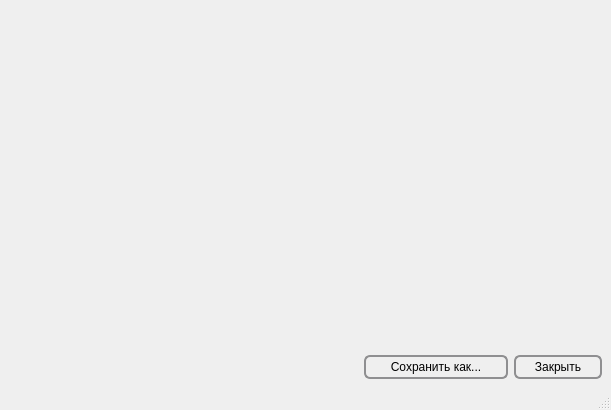
<?xml version="1.0" encoding="UTF-8"?>
<ui version="4.0">
 <class>SomeWindow</class>
 <widget class="QMainWindow" name="SomeWindow">
  <property name="geometry">
   <rect>
    <x>0</x>
    <y>0</y>
    <width>611</width>
    <height>410</height>
   </rect>
  </property>
  <property name="windowTitle">
   <string>MainWindow</string>
  </property>
  <widget class="QWidget" name="centralwidget">
   <layout class="QVBoxLayout" name="verticalLayout">
    <item>
     <layout class="QGridLayout" name="gridLayout">
      <item row="1" column="2">
       <widget class="QPushButton" name="pushButton_close">
        <property name="styleSheet">
         <string notr="true"> QPushButton {
     border: 2px solid #8f8f91;
     border-radius: 6px;
     background-color: qlineargradient(x1: 0, y1: 0, x2: 0, y2: 1,
                                       stop: 0 #f6f7fa, stop: 1 #dadbde);
     min-height: 20px; 
     min-width: 84px;
}
QPushButton:pressed {
     background-color: qlineargradient(x1: 0, y1: 0, x2: 0, y2: 1,
                                       stop: 0 #dadbde, stop: 1 #f6f7fa);
 }</string>
        </property>
        <property name="text">
         <string>Закрыть</string>
        </property>
       </widget>
      </item>
      <item row="1" column="1">
       <widget class="QPushButton" name="pushButton_save">
        <property name="minimumSize">
         <size>
          <width>144</width>
          <height>24</height>
         </size>
        </property>
        <property name="styleSheet">
         <string notr="true"> QPushButton {
     border: 2px solid #8f8f91;
     border-radius: 6px;
     background-color: qlineargradient(x1: 0, y1: 0, x2: 0, y2: 1,
                                       stop: 0 #f6f7fa, stop: 1 #dadbde);
     min-height: 20px;
     min-width: 140px;
 }
QPushButton:pressed {
     background-color: qlineargradient(x1: 0, y1: 0, x2: 0, y2: 1,
                                       stop: 0 #dadbde, stop: 1 #f6f7fa);
 }</string>
        </property>
        <property name="text">
         <string>Сохранить как...</string>
        </property>
        <property name="icon">
         <iconset resource="source.qrc">
          <normaloff>:/img/img/512px-Save_font_awesome.svg.png</normaloff>:/img/img/512px-Save_font_awesome.svg.png</iconset>
        </property>
       </widget>
      </item>
      <item row="1" column="0">
       <spacer name="horizontalSpacer">
        <property name="orientation">
         <enum>Qt::Horizontal</enum>
        </property>
        <property name="sizeHint" stdset="0">
         <size>
          <width>40</width>
          <height>20</height>
         </size>
        </property>
       </spacer>
      </item>
      <item row="0" column="0" colspan="3">
       <widget class="QCustomPlot" name="widget_dir" native="true"/>
      </item>
     </layout>
    </item>
   </layout>
  </widget>
  <widget class="QMenuBar" name="menubar">
   <property name="geometry">
    <rect>
     <x>0</x>
     <y>0</y>
     <width>611</width>
     <height>21</height>
    </rect>
   </property>
  </widget>
  <widget class="QStatusBar" name="statusbar"/>
 </widget>
 <customwidgets>
  <customwidget>
   <class>QCustomPlot</class>
   <extends>QWidget</extends>
   <header>qcustomplot.h</header>
   <container>1</container>
  </customwidget>
 </customwidgets>
 <resources>
  <include location="source.qrc"/>
 </resources>
 <connections/>
</ui>
